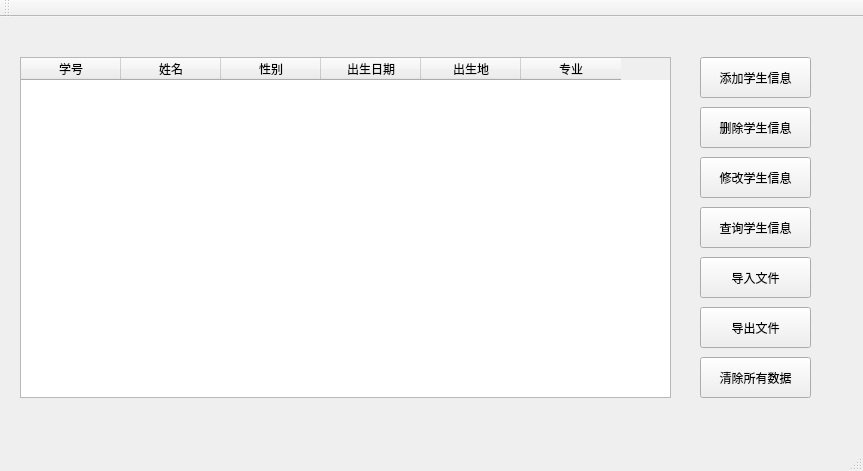
<?xml version="1.0" encoding="UTF-8"?>
<ui version="4.0">
 <class>MainWindow</class>
 <widget class="QMainWindow" name="MainWindow">
  <property name="geometry">
   <rect>
    <x>0</x>
    <y>0</y>
    <width>863</width>
    <height>471</height>
   </rect>
  </property>
  <property name="windowTitle">
   <string>MainWindow</string>
  </property>
  <widget class="QWidget" name="centralWidget">
   <widget class="QTableWidget" name="tableWidget">
    <property name="geometry">
     <rect>
      <x>20</x>
      <y>40</y>
      <width>651</width>
      <height>341</height>
     </rect>
    </property>
    <column>
     <property name="text">
      <string>学号</string>
     </property>
    </column>
    <column>
     <property name="text">
      <string>姓名</string>
     </property>
    </column>
    <column>
     <property name="text">
      <string>性别</string>
     </property>
    </column>
    <column>
     <property name="text">
      <string>出生日期</string>
     </property>
    </column>
    <column>
     <property name="text">
      <string>出生地</string>
     </property>
    </column>
    <column>
     <property name="text">
      <string>专业</string>
     </property>
    </column>
   </widget>
   <widget class="QPushButton" name="pushButtonAdd">
    <property name="geometry">
     <rect>
      <x>700</x>
      <y>40</y>
      <width>111</width>
      <height>41</height>
     </rect>
    </property>
    <property name="text">
     <string>添加学生信息</string>
    </property>
   </widget>
   <widget class="QPushButton" name="pushButtonDelete">
    <property name="geometry">
     <rect>
      <x>700</x>
      <y>90</y>
      <width>111</width>
      <height>41</height>
     </rect>
    </property>
    <property name="text">
     <string>删除学生信息</string>
    </property>
   </widget>
   <widget class="QPushButton" name="pushButtonModify">
    <property name="geometry">
     <rect>
      <x>700</x>
      <y>140</y>
      <width>111</width>
      <height>41</height>
     </rect>
    </property>
    <property name="text">
     <string>修改学生信息</string>
    </property>
   </widget>
   <widget class="QPushButton" name="pushButtonSearch">
    <property name="geometry">
     <rect>
      <x>700</x>
      <y>190</y>
      <width>111</width>
      <height>41</height>
     </rect>
    </property>
    <property name="text">
     <string>查询学生信息</string>
    </property>
   </widget>
   <widget class="QPushButton" name="pushButtonInFile">
    <property name="geometry">
     <rect>
      <x>700</x>
      <y>240</y>
      <width>111</width>
      <height>41</height>
     </rect>
    </property>
    <property name="text">
     <string>导入文件</string>
    </property>
   </widget>
   <widget class="QPushButton" name="pushButtonOutFile">
    <property name="geometry">
     <rect>
      <x>700</x>
      <y>290</y>
      <width>111</width>
      <height>41</height>
     </rect>
    </property>
    <property name="text">
     <string>导出文件</string>
    </property>
   </widget>
   <widget class="QPushButton" name="pushButtonClear">
    <property name="geometry">
     <rect>
      <x>700</x>
      <y>340</y>
      <width>111</width>
      <height>41</height>
     </rect>
    </property>
    <property name="text">
     <string>清除所有数据</string>
    </property>
   </widget>
  </widget>
  <widget class="QMenuBar" name="menuBar">
   <property name="geometry">
    <rect>
     <x>0</x>
     <y>0</y>
     <width>863</width>
     <height>22</height>
    </rect>
   </property>
  </widget>
  <widget class="QToolBar" name="mainToolBar">
   <attribute name="toolBarArea">
    <enum>TopToolBarArea</enum>
   </attribute>
   <attribute name="toolBarBreak">
    <bool>false</bool>
   </attribute>
  </widget>
  <widget class="QStatusBar" name="statusBar"/>
 </widget>
 <layoutdefault spacing="6" margin="11"/>
 <resources/>
 <connections/>
</ui>
